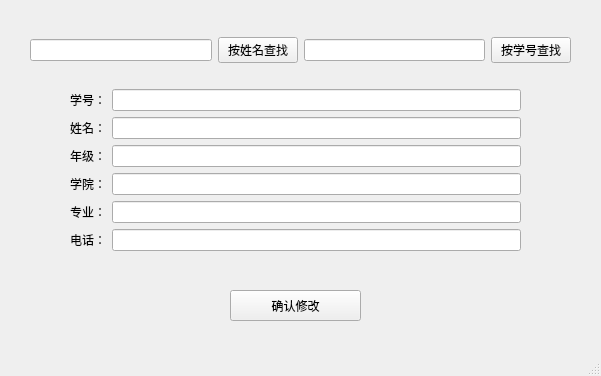
<?xml version="1.0" encoding="UTF-8"?>
<ui version="4.0">
 <class>ModifyWindow</class>
 <widget class="QMainWindow" name="ModifyWindow">
  <property name="geometry">
   <rect>
    <x>0</x>
    <y>0</y>
    <width>601</width>
    <height>376</height>
   </rect>
  </property>
  <property name="windowTitle">
   <string>修改</string>
  </property>
  <widget class="QWidget" name="centralwidget">
   <widget class="QWidget" name="horizontalLayoutWidget">
    <property name="geometry">
     <rect>
      <x>30</x>
      <y>10</y>
      <width>541</width>
      <height>80</height>
     </rect>
    </property>
    <layout class="QHBoxLayout" name="horizontalLayout">
     <item>
      <widget class="QLineEdit" name="name_search"/>
     </item>
     <item>
      <widget class="QPushButton" name="name_button">
       <property name="text">
        <string>按姓名查找</string>
       </property>
      </widget>
     </item>
     <item>
      <widget class="QLineEdit" name="number_search"/>
     </item>
     <item>
      <widget class="QPushButton" name="number_button">
       <property name="text">
        <string>按学号查找</string>
       </property>
      </widget>
     </item>
    </layout>
   </widget>
   <widget class="QWidget" name="formLayoutWidget">
    <property name="geometry">
     <rect>
      <x>70</x>
      <y>89</y>
      <width>451</width>
      <height>171</height>
     </rect>
    </property>
    <layout class="QFormLayout" name="formLayout">
     <item row="0" column="0">
      <widget class="QLabel" name="label">
       <property name="text">
        <string>学号：</string>
       </property>
      </widget>
     </item>
     <item row="1" column="0">
      <widget class="QLabel" name="label_2">
       <property name="text">
        <string>姓名：</string>
       </property>
      </widget>
     </item>
     <item row="2" column="0">
      <widget class="QLabel" name="label_3">
       <property name="text">
        <string>年级：</string>
       </property>
      </widget>
     </item>
     <item row="3" column="0">
      <widget class="QLabel" name="label_4">
       <property name="text">
        <string>学院：</string>
       </property>
      </widget>
     </item>
     <item row="4" column="0">
      <widget class="QLabel" name="label_5">
       <property name="text">
        <string>专业：</string>
       </property>
      </widget>
     </item>
     <item row="5" column="0">
      <widget class="QLabel" name="label_6">
       <property name="text">
        <string>电话：</string>
       </property>
      </widget>
     </item>
     <item row="0" column="1">
      <widget class="QLineEdit" name="number_edit"/>
     </item>
     <item row="1" column="1">
      <widget class="QLineEdit" name="name_edit"/>
     </item>
     <item row="2" column="1">
      <widget class="QLineEdit" name="grade_edit"/>
     </item>
     <item row="3" column="1">
      <widget class="QLineEdit" name="acadamy_edit"/>
     </item>
     <item row="4" column="1">
      <widget class="QLineEdit" name="majory_edit"/>
     </item>
     <item row="5" column="1">
      <widget class="QLineEdit" name="phone_edit"/>
     </item>
    </layout>
   </widget>
   <widget class="QPushButton" name="surebutton">
    <property name="geometry">
     <rect>
      <x>230</x>
      <y>290</y>
      <width>131</width>
      <height>31</height>
     </rect>
    </property>
    <property name="text">
     <string>确认修改</string>
    </property>
   </widget>
  </widget>
  <widget class="QMenuBar" name="menubar">
   <property name="geometry">
    <rect>
     <x>0</x>
     <y>0</y>
     <width>601</width>
     <height>17</height>
    </rect>
   </property>
  </widget>
  <widget class="QStatusBar" name="statusbar"/>
 </widget>
 <resources/>
 <connections/>
</ui>
